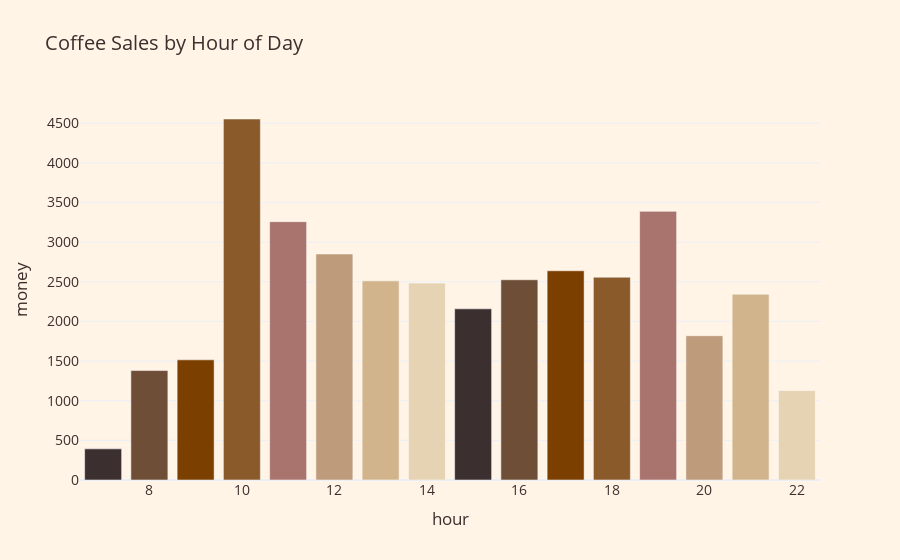

Notebook source saved alongside this figure:
### Code cell
# Define a coffee color palette (dark → light)
coffee_palette = [
    "#3C2F2F",  # Espresso
    "#6F4E37",  # Cappuccino
    "#7B3F00",  # Mocha
    "#8B5A2B",  # Caramel
    "#A9746E",  # Latte
    "#BE9B7B",  # Coffee with milk
    "#D2B48C",  # Macchiato
    "#E6D3B3"   # Cream
]

# --- Plot 3: Hourly Sales Pattern (Coffee colors only) ---
hourly_sales = df.groupby("hour")["money"].sum().reset_index()

fig3 = px.bar(
    hourly_sales,
    x="hour", y="money",
    title=" Coffee Sales by Hour of Day",
    color=hourly_sales["hour"].astype(str),  # treat hour as category
    color_discrete_sequence=coffee_palette   # fixed coffee palette
)
fig3.update_layout(
    template="plotly_white",
    plot_bgcolor="#FFF4E6",
    paper_bgcolor="#FFF4E6",
    font=dict(color="#3C2F2F", size=14),
    showlegend=False
)

### Figure 1 — Plotly figure (JSON) as saved in the notebook; plotly's stock layout.template omitted (floating-point values rounded to 4 significant figures)
{"data": [{"hovertemplate": "color=7<br>hour=%{x}<br>money=%{y}<extra></extra>", "legendgroup": "7", "marker": {"color": "#3C2F2F", "pattern": {"shape": ""}}, "name": "7", "orientation": "v", "showlegend": true, "textposition": "auto", "type": "bar", "x": [7], "xaxis": "x", "y": [392.8], "yaxis": "y"}, {"hovertemplate": "color=8<br>hour=%{x}<br>money=%{y}<extra></extra>", "legendgroup": "8", "marker": {"color": "#6F4E37", "pattern": {"shape": ""}}, "name": "8", "orientation": "v", "showlegend": true, "textposition": "auto", "type": "bar", "x": [8], "xaxis": "x", "y": [1380.0], "yaxis": "y"}, {"hovertemplate": "color=9<br>hour=%{x}<br>money=%{y}<extra></extra>", "legendgroup": "9", "marker": {"color": "#7B3F00", "pattern": {"shape": ""}}, "name": "9", "orientation": "v", "showlegend": true, "textposition": "auto", "type": "bar", "x": [9], "xaxis": "x", "y": [1515.0], "yaxis": "y"}, {"hovertemplate": "color=10<br>hour=%{x}<br>money=%{y}<extra></extra>", "legendgroup": "10", "marker": {"color": "#8B5A2B", "pattern": {"shape": ""}}, "name": "10", "orientation": "v", "showlegend": true, "textposition": "auto", "type": "bar", "x": [10], "xaxis": "x", "y": [4553.0], "yaxis": "y"}, {"hovertemplate": "color=11<br>hour=%{x}<br>money=%{y}<extra></extra>", "legendgroup": "11", "marker": {"color": "#A9746E", "pattern": {"shape": ""}}, "name": "11", "orientation": "v", "showlegend": true, "textposition": "auto", "type": "bar", "x": [11], "xaxis": "x", "y": [3259.0], "yaxis": "y"}, {"hovertemplate": "color=12<br>hour=%{x}<br>money=%{y}<extra></extra>", "legendgroup": "12", "marker": {"color": "#BE9B7B", "pattern": {"shape": ""}}, "name": "12", "orientation": "v", "showlegend": true, "textposition": "auto", "type": "bar", "x": [12], "xaxis": "x", "y": [2851.0], "yaxis": "y"}, {"hovertemplate": "color=13<br>hour=%{x}<br>money=%{y}<extra></extra>", "legendgroup": "13", "marker": {"color": "#D2B48C", "pattern": {"shape": ""}}, "name": "13", "orientation": "v", "showlegend": true, "textposition": "auto", "type": "bar", "x": [13], "xaxis": "x", "y": [2512.0], "yaxis": "y"}, {"hovertemplate": "color=14<br>hour=%{x}<br>money=%{y}<extra></extra>", "legendgroup": "14", "marker": {"color": "#E6D3B3", "pattern": {"shape": ""}}, "name": "14", "orientation": "v", "showlegend": true, "textposition": "auto", "type": "bar", "x": [14], "xaxis": "x", "y": [2485.0], "yaxis": "y"}, {"hovertemplate": "color=15<br>hour=%{x}<br>money=%{y}<extra></extra>", "legendgroup": "15", "marker": {"color": "#3C2F2F", "pattern": {"shape": ""}}, "name": "15", "orientation": "v", "showlegend": true, "textposition": "auto", "type": "bar", "x": [15], "xaxis": "x", "y": [2159.0], "yaxis": "y"}, {"hovertemplate": "color=16<br>hour=%{x}<br>money=%{y}<extra></extra>", "legendgroup": "16", "marker": {"color": "#6F4E37", "pattern": {"shape": ""}}, "name": "16", "orientation": "v", "showlegend": true, "textposition": "auto", "type": "bar", "x": [16], "xaxis": "x", "y": [2525.0], "yaxis": "y"}, {"hovertemplate": "color=17<br>hour=%{x}<br>money=%{y}<extra></extra>", "legendgroup": "17", "marker": {"color": "#7B3F00", "pattern": {"shape": ""}}, "name": "17", "orientation": "v", "showlegend": true, "textposition": "auto", "type": "bar", "x": [17], "xaxis": "x", "y": [2639.0], "yaxis": "y"}, {"hovertemplate": "color=18<br>hour=%{x}<br>money=%{y}<extra></extra>", "legendgroup": "18", "marker": {"color": "#8B5A2B", "pattern": {"shape": ""}}, "name": "18", "orientation": "v", "showlegend": true, "textposition": "auto", "type": "bar", "x": [18], "xaxis": "x", "y": [2558.0], "yaxis": "y"}, {"hovertemplate": "color=19<br>hour=%{x}<br>money=%{y}<extra></extra>", "legendgroup": "19", "marker": {"color": "#A9746E", "pattern": {"shape": ""}}, "name": "19", "orientation": "v", "showlegend": true, "textposition": "auto", "type": "bar", "x": [19], "xaxis": "x", "y": [3388.0], "yaxis": "y"}, {"hovertemplate": "color=20<br>hour=%{x}<br>money=%{y}<extra></extra>", "legendgroup": "20", "marker": {"color": "#BE9B7B", "pattern": {"shape": ""}}, "name": "20", "orientation": "v", "showlegend": true, "textposition": "auto", "type": "bar", "x": [20], "xaxis": "x", "y": [1820.0], "yaxis": "y"}, {"hovertemplate": "color=21<br>hour=%{x}<br>money=%{y}<extra></extra>", "legendgroup": "21", "marker": {"color": "#D2B48C", "pattern": {"shape": ""}}, "name": "21", "orientation": "v", "showlegend": true, "textposition": "auto", "type": "bar", "x": [21], "xaxis": "x", "y": [2344.0], "yaxis": "y"}, {"hovertemplate": "color=22<br>hour=%{x}<br>money=%{y}<extra></extra>", "legendgroup": "22", "marker": {"color": "#E6D3B3", "pattern": {"shape": ""}}, "name": "22", "orientation": "v", "showlegend": true, "textposition": "auto", "type": "bar", "x": [22], "xaxis": "x", "y": [1128.0], "yaxis": "y"}], "layout": {"barmode": "relative", "font": {"color": "#3C2F2F", "size": 14}, "legend": {"title": {"text": "color"}, "tracegroupgap": 0}, "paper_bgcolor": "#FFF4E6", "plot_bgcolor": "#FFF4E6", "showlegend": false, "title": {"text": " Coffee Sales by Hour of Day"}, "xaxis": {"anchor": "y", "domain": [0, 1], "title": {"text": "hour"}}, "yaxis": {"anchor": "x", "domain": [0, 1], "title": {"text": "money"}}}}
